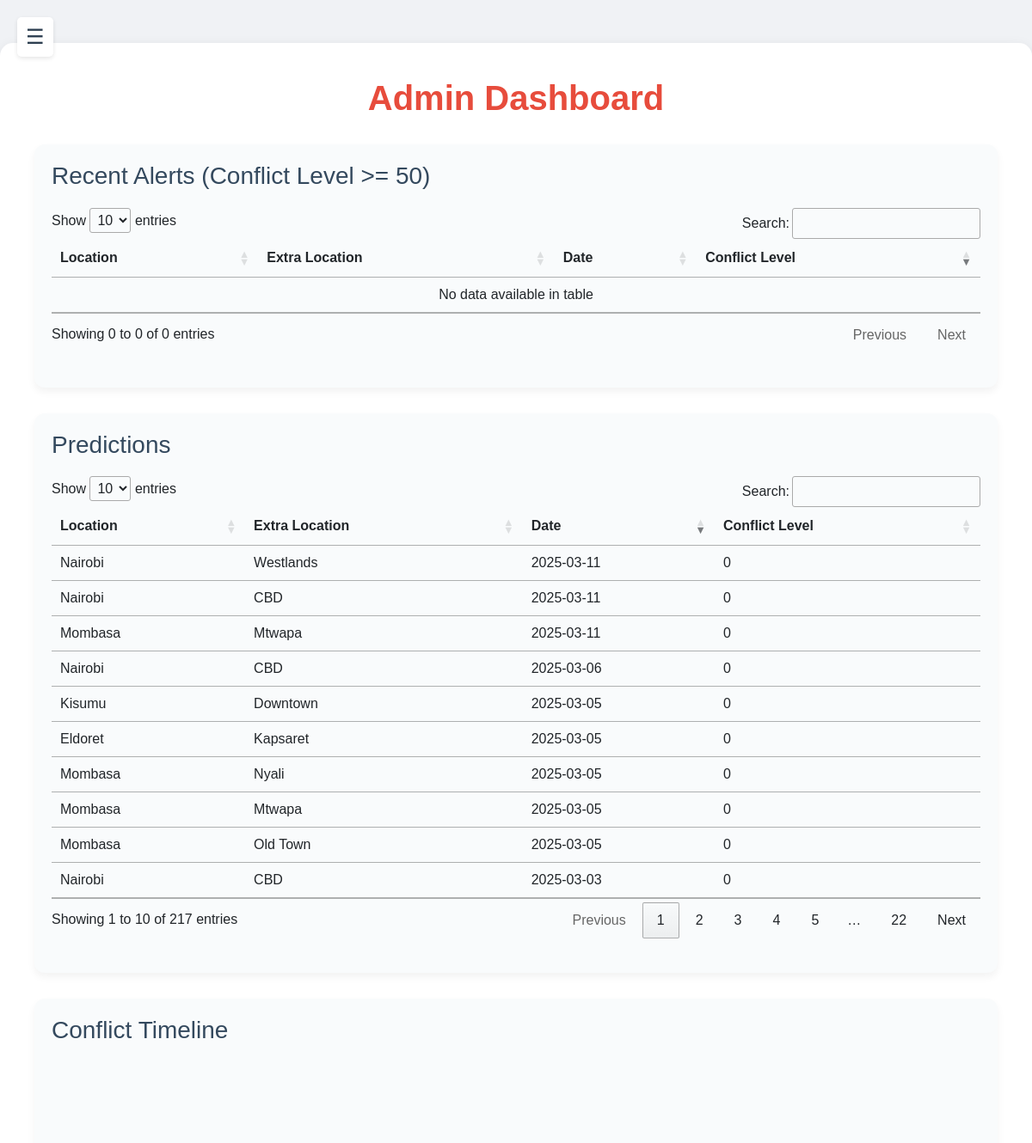
Page /admin (signed in, upper part) on the earlier database version.
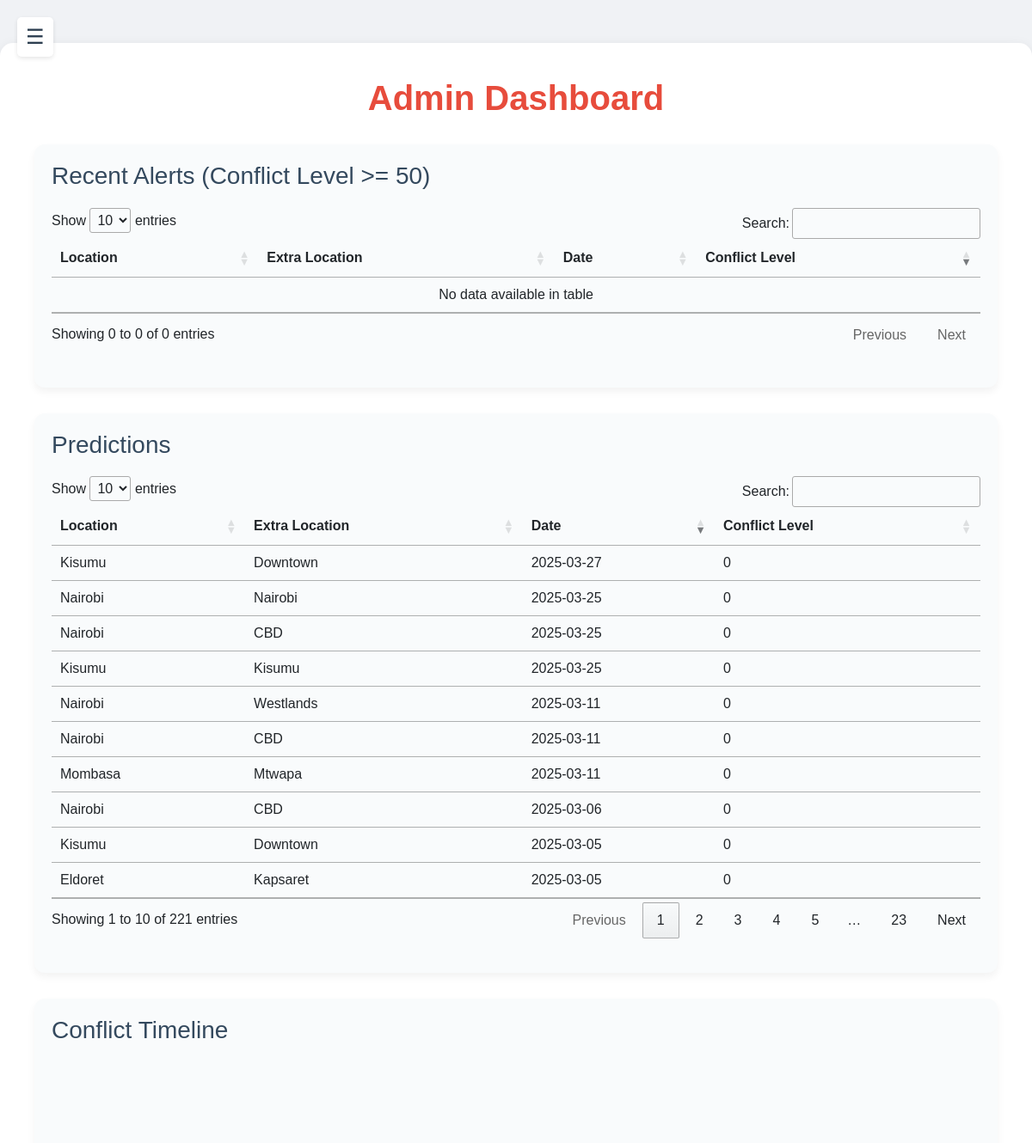
Same page on the later database version.
### flask_app.py (models this page shows, shortened)
class Prediction(db.Model):
    id = db.Column(db.Integer, primary_key=True)
    location_name = db.Column(db.String(120), nullable=False)
    extra_location = db.Column(db.String(120), nullable=False)
    latitude = db.Column(db.Float, nullable=False)
    longitude = db.Column(db.Float, nullable=False)
    conflict_level = db.Column(db.Integer, default=0)
    date = db.Column(db.Date, default=datetime.today().date())

### flask_app.py (the view)
@app.route('/admin')
@login_required
def dashboard_admin():
    log_user_action("admin_access", "Accessed admin dashboard", user=current_user)
    predictions = Prediction.query.all()
    threshold = 50
    today = datetime.today().date()
    recent_alerts = db.session.query(
        Prediction.location_name,
        Prediction.extra_location,
        Prediction.date,
        func.sum(Prediction.conflict_level).label('total_conflict')
    ).filter(Prediction.date >= today - timedelta(days=3)) \
     .group_by(Prediction.location_name, Prediction.extra_location, Prediction.date) \
     .having(func.sum(Prediction.conflict_level) >= threshold).all()
    timeline_data = db.session.query(
        Prediction.location_name,
        Prediction.date,
        func.sum(Prediction.conflict_level).label('total_conflict')
    ).group_by(Prediction.location_name, Prediction.date).order_by(Prediction.date).all()
    traces = []
    for location_name, group in groupby(timeline_data, key=lambda x: x.location_name):
        grouped_data = list(group)
        dates = [g.date for g in grouped_data]
        levels = [g.total_conflict for g in grouped_data]
        traces.append(go.Scatter(x=dates, y=levels, mode='lines+markers', name=location_name))
    timeline_chart_json = json.dumps(traces, cls=PlotlyJSONEncoder)
    return render_template('dashboard.html', predictions=predictions, recent_alerts=recent_alerts, timeline_chart_json=timeline_chart_json)

### flask_app.py (called while the page is built)
@login_manager.user_loader
def load_user(user_id):
    return Admin.query.get(int(user_id))

def log_user_action(action, details=None, user=None):
    ip_address = request.remote_addr
    username = user.username if user else "anonymous"
    user_id = user.id if user else None
    user_log = UserLog(
        user_id=user_id,
        username=username,
        action=action,
        details=details,
        ip_address=ip_address
    )
    db.session.add(user_log)
    db.session.commit()
    logger.info(f"User Action: {action} by {username} (IP: {ip_address}) - Details: {details or 'None'}")

### templates/dashboard.html (shortened to what this page needs)
<!DOCTYPE html>
<html lang="en">
<head>
    <link rel="stylesheet" href="https://cdn.jsdelivr.net/npm/bootstrap@5.1.3/dist/css/bootstrap.min.css">
    <link rel="stylesheet" href="https://cdn.datatables.net/1.11.5/css/jquery.dataTables.min.css">
</head>
<body>
    <span class="menu-btn" onclick="openSidebar()">☰</span>
    <div class="content-wrapper">
        <h1 class="title">Admin Dashboard</h1>
        <div class="section-box">
            <h3>Recent Alerts (Conflict Level >= 50)</h3>
            <table class="table" id="alerts-table">
                <thead>
                    <tr>
                        <th>Location</th>
                        <th>Extra Location</th>
                        <th>Date</th>
                        <th>Conflict Level</th>
                    </tr>
                </thead>
                <tbody>
                </tbody>
            </table>
        </div>
        <div class="section-box">
            <h3>Predictions</h3>
            <table class="table" id="predictions-table">
                <thead>
                    <tr>
                        <th>Location</th>
                        <th>Extra Location</th>
                        <th>Date</th>
                        <th>Conflict Level</th>
                    </tr>
                </thead>
                <tbody>
                    {% for prediction in predictions %}
                        <tr>
                            <td>{{ prediction.location_name }}</td>
                            <td>{{ prediction.extra_location }}</td>
                            <td>{{ prediction.date }}</td>
                            <td>{{ prediction.conflict_level }}</td>
                        </tr>
                    {% endfor %}
                </tbody>
            </table>
        </div>
        <div class="section-box">
            <h3>Conflict Timeline</h3>
            <div id="timeline-chart"></div>
        </div>
    </div>
</body>
</html>

### templates/dashboard.html (style rules this page uses)
body { background-color: #f0f2f5; font-family: 'Arial', sans-serif; overflow-x: hidden; margin: 0; padding: 0; }
.menu-btn { font-size: 24px; cursor: pointer; position: fixed; top: 20px; left: 20px; z-index: 1001; color: #2c3e50; background: #ffffff; padding: 5px 10px; border-radius: 5px; box-shadow: 0 2px 5px rgba(0,0,0,0.1); }
.content-wrapper { max-width: 1200px; margin: 50px auto; padding: 40px; background: #ffffff; border-radius: 15px; box-shadow: 0 5px 15px rgba(0,0,0,0.1); }
.title { font-size: 40px; font-weight: bold; color: #e74c3c; margin-bottom: 30px; text-align: center; }
.section-box { background-color: #f9fbfc; padding: 20px; border-radius: 12px; margin-bottom: 30px; box-shadow: 0 5px 10px rgba(0,0,0,0.05); }
h3 { color: #34495e; margin-bottom: 20px; }
.table { width: 100%; margin-bottom: 0; }
#timeline-chart { width: 100%; height: 400px; margin-top: 30px; }

Differences in the rows shown:
no longer on this page (row unchanged): Prediction: location_name "Nairobi", extra_location "CBD", date "2025-03-03", conflict_level "0"
no longer on this page (row unchanged): Prediction: location_name "Mombasa", extra_location "Nyali", date "2025-03-05", conflict_level "0"
no longer on this page (row unchanged): Prediction: location_name "Mombasa", extra_location "Mtwapa", date "2025-03-05", conflict_level "0"
no longer on this page (row unchanged): Prediction: location_name "Mombasa", extra_location "Old Town", date "2025-03-05", conflict_level "0"
added Prediction: location_name "Nairobi", extra_location "Nairobi", date "2025-03-25", conflict_level "0"
added Prediction: location_name "Nairobi", extra_location "CBD", date "2025-03-25", conflict_level "0"
added Prediction: location_name "Kisumu", extra_location "Kisumu", date "2025-03-25", conflict_level "0"
added Prediction: location_name "Kisumu", extra_location "Downtown", date "2025-03-27", conflict_level "0"
Other differences:
text written by a page script: "Show entries Search: Showing 1 to 10 of 217 entries Previous 1 2 3 4 5 … 22 Next" → "Show entries Search: Showing 1 to 10 of 221 entries Previous 1 2 3 4 5 … 23 Next"
